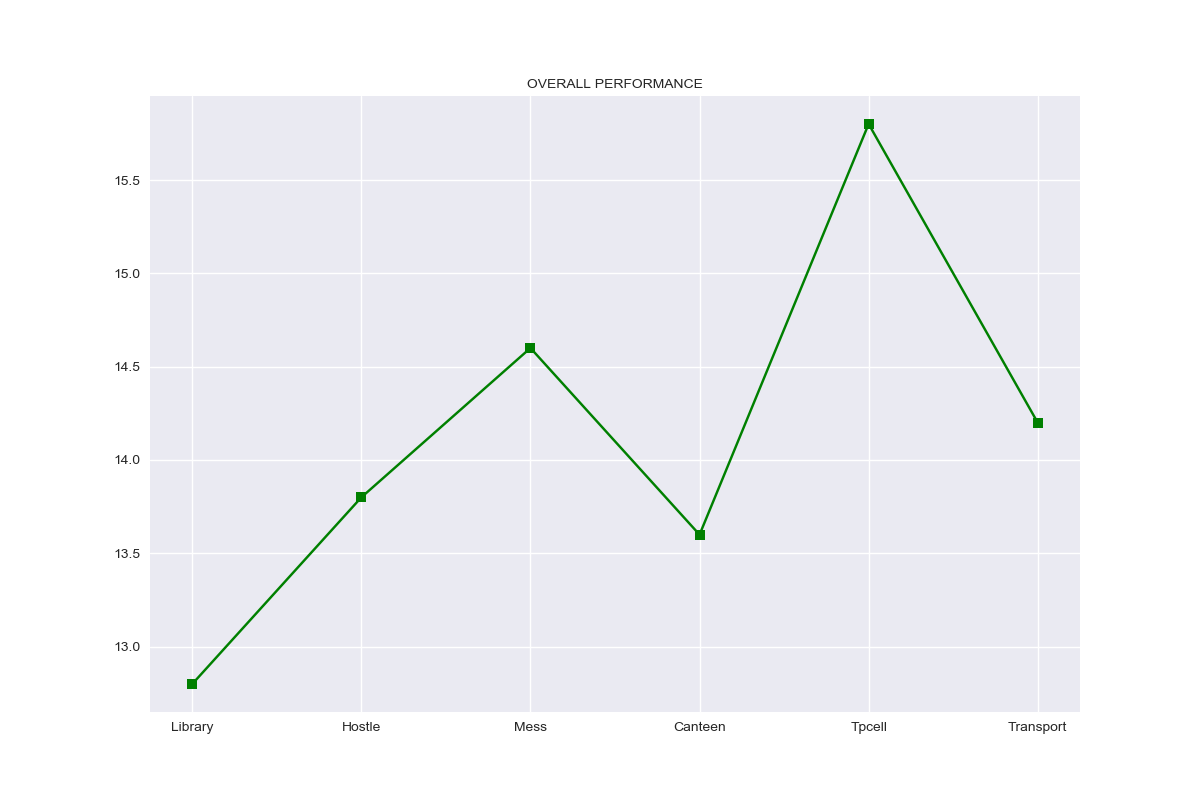

Here is the Python script that generated this plot:
import matplotlib.pyplot as plt
import sys

def main(argv):
    plot_str=[]
    result_str=(sys.argv[1]).split(',')
    for i in result_str:
        plot_str.append(int(i))
    tswr=plot_str[-1]
    plot_str = plot_str[:-1]
    
    for i in range(len(plot_str)):
        plot_str[i] = plot_str[i]/5
    
    x_axis= ["Library", "Hostle", "Mess", "Canteen", "Tpcell", "Transport"]   
    plt.figure(figsize=(12.0,8.0)) #size in inches
    plt.style.use('seaborn')
    #plt.ylim([1,5])
    plt.plot(x_axis,plot_str,"-sg") #x,y
    #plt.xlabel('FACILITY')
    #plt.ylabel('SCORE')
    plt.title('OVERALL PERFORMANCE',fontsize=10)
    
    plt.savefig('facility.png')
    #plt.show()
	#always save figure before pylabb.plot or it will create  a blank image as pylab.show creates a new figure. 
    #pylab.show()
	#
if(__name__=="__main__"):
    main(sys.argv[1:])

